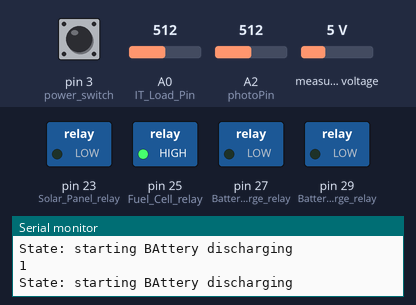
A sketch run on a simulated Arduino Mega 2560, built with avr-gcc and run on an emulated ATmega2560. Shown: switched loads named in the sketch (green lamp = pin HIGH), the last lines printed to the serial monitor. The inputs (shaded band) are chosen by the test bench; at power-on: pin 3 (power_switch) HIGH, A0 (IT_Load_Pin) = 512, A2 (photoPin) = 512, measured voltage 5 V.

Above: at 1.8 s.
1.9 s: pin 3 (power_switch) pulled LOW for 3.2 s
At 6.7 s:
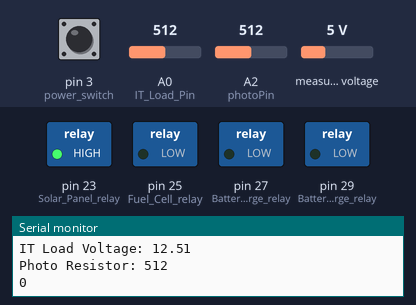
At 8.5 s:
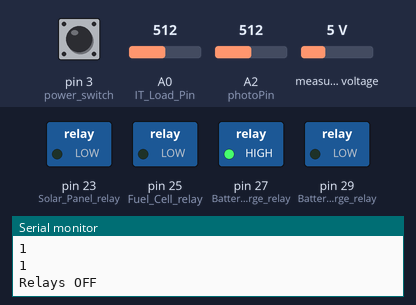
Timing chart, 0 to 10.0 s (numbered marks = the images above; inputs shaded):
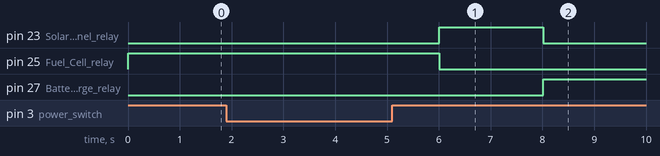

The sketch:

SDP_V3_Photoresistor.ino
```cpp
//Note for using Relay connection
//*when the relay has a LOW signal
// Com to NC: Closed (continuity exists; current flows between COM and NC).
// Com to NO: Open (no continuity; current does not flow between COM and NO).

//*When the relay receives a HIGH signal
// com to NC: Open (the internal switch breaks the connection).
// com to NO: Closed (the internal switch makes a connection; current flows between COM and NO).

// Arduino pinout for the realys at the power side

#include <ezButton.h>
#include "INA226.h"

INA226 INA(0x40);
ezButton power_switch(3);

const int Solar_Panel_relay = 23;
const int Fuel_Cell_relay = 25;
const int Battery_Discharge_relay = 27;
const int Battery_Charge_relay= 29;
const byte IT_Load_Pin = A0;
const byte FC_Pin = A1;
const int photoPin = A2;  // Photoresistor pin

// Arduino Pinout for the switches of power on/off and day/night time

//photoresistor
int Photo_R = 0;
const int light_threshold = 550; // Adjust this cutoff value for your lighting
// lower value means more light exposure

// Voltage parameter
float IT_Voltage;
float Fuel_Cell_Voltage;
float Battery_Voltage;
// ideal reference value;
const int bus_voltage = 24;
const float cutoff_voltage = 23.9;
const int fc_nominal_voltage = 12;

void setup() {
  // Initialize the output pins for the relays
  pinMode(Battery_Discharge_relay, OUTPUT);
  pinMode(Battery_Charge_relay, OUTPUT);
  pinMode(Solar_Panel_relay, OUTPUT);
  pinMode(Fuel_Cell_relay, OUTPUT);

  // Initialized input pin for power and day/night time

  // Have the relays open for Com to NO: Set the relay signal to low for open
  // Battery_Charge_relay will be the only relay connected to NC
  digitalWrite(Battery_Discharge_relay, LOW);//HIGH IS OPEN; LOW IS CLOSED
  digitalWrite(Battery_Charge_relay, LOW);// LOW IS OPEN;  HIGH IS CLOSED
  digitalWrite(Solar_Panel_relay, LOW);// LOW IS OPEN;  HIGH IS CLOSED
  digitalWrite(Fuel_Cell_relay, LOW);// LOW IS OPEN;  HIGH IS CLOSED

  power_switch.setDebounceTime(50);

  Serial.begin(115200);
  Wire.begin();
  if (!INA.begin() )
  {
    Serial.println("could not connect. Fix and Reboot");
  }
  INA.setMaxCurrentShunt(1, 0.002);
  Serial.println("\nBUS");
}
int i = 0;

void loop()
{
  power_switch.loop();//??
	if(i<=5)
	{
    Serial.println(i);
		Start_up();
		delay(1000);
		i=i+1;
	}
	else if (i>5)
	{
    while(power_switch.getState() == LOW){ // switch power is on
      Fuel_Cell_Volt_read();// read voltage
      // read and print IT load voltage
      Serial.print("IT Load");
      IT_Voltage = Read_Volt(IT_Load_Pin);
      if( Fuel_Cell_Voltage >= cutoff_voltage){// fuel cell is at full operation FC >= 24V
        Photo_R = analogRead(photoPin);
        Serial.print("Photo Resistor: ");
        Serial.println(Photo_R);
        if(Photo_R < light_threshold){// low value means lower light
         State_Daytime();
        }
        else{
          State_nighttime();
        }
      }
      else{// fuel cell does not reach the 24V needed switch
        FC_Down();
      }
      power_switch.loop();
      Serial.println(power_switch.getState());
	   	delay(1000);
    }// end of while loop when the power is on
    power_switch.loop();
    Serial.println(power_switch.getState());
    if(power_switch.getState() == HIGH);
    {// if power switch is off have all the relays open (disconnected from power)

      Serial.println("Relays OFF");
      digitalWrite(Battery_Discharge_relay, HIGH);
      digitalWrite(Battery_Charge_relay, LOW);
      digitalWrite(Solar_Panel_relay, LOW);
      digitalWrite(Fuel_Cell_relay, LOW);
      delay(1000);
    }
    // print out the state for power and time to verify the switch are working
    //delay(1000);// delay can be remove add more time if needed to verify time switching
	}

}

//initial start up condition when turning on the circuit
void Start_up(){
  Serial.println("State: starting BAttery discharging");
  digitalWrite(Battery_Discharge_relay, LOW); // closed
  digitalWrite(Fuel_Cell_relay, HIGH); // closed
  digitalWrite(Solar_Panel_relay, LOW); // Open
  digitalWrite(Battery_Charge_relay, LOW); // open

}


void State_Daytime(){
  Serial.println("State: daytime");
  digitalWrite(Solar_Panel_relay, HIGH); // closed
  digitalWrite(Fuel_Cell_relay, HIGH); // closed
  delay(1000); // delay for the FC to reach efficient current
  digitalWrite(Battery_Discharge_relay, HIGH); // open
  digitalWrite(Battery_Charge_relay, HIGH); // closed
}

//transitioning from start up to either daytime or nighttime
void State_nighttime(){
  Serial.println("State: nighttime");
  digitalWrite(Fuel_Cell_relay, HIGH); // closed
  digitalWrite(Solar_Panel_relay, LOW); // open
  delay(1000); // delay for the FC to reach efficient current
  digitalWrite(Battery_Discharge_relay, HIGH); // open
  digitalWrite(Battery_Charge_relay, HIGH); // closed
}

void FC_Down(){//fuel cell is down
  Serial.println("State: Fuel Cell Down  BAttery Discharge");
  digitalWrite(Battery_Charge_relay, LOW); // open
  //delay(1000);// delay FC closed
  digitalWrite(Fuel_Cell_relay, LOW); // open
  digitalWrite(Battery_Discharge_relay, LOW); // Closed

  Serial.print("IT Load");
  IT_Voltage = Read_Volt(IT_Load_Pin);

  Photo_R = analogRead(photoPin);
  Serial.print("Photo Resistor: ");
  Serial.println(Photo_R);
  if(Photo_R < light_threshold){// lower Photoresister value means more light
    digitalWrite(Solar_Panel_relay, HIGH); // closed
  }
  else{
    digitalWrite(Solar_Panel_relay, LOW); // open
  }
}

float Read_Volt(byte POS){
  float relay = analogRead(POS);
  float volt = relay * (25 / 1023.0) ;// change denomitanor
  Serial.print(" Voltage: ");
  Serial.println(volt);
  return volt;
}

int Photo_R_Value(){
  return analogRead(photoPin);
}


void Fuel_Cell_Volt_read(){
  Serial.println("Fuel Cell Voltage relay: ");
  Serial.println(INA.getBusVoltage(), 3);
}
```

Measured:
- after the input at 1.9 s, pin 23 (Solar_Panel_relay): LOW → HIGH after 4.1 s, → LOW 2.0 s later; pin 27 (Battery_Discharge_relay): LOW → HIGH after 6.1 s instead of 4.1 s
